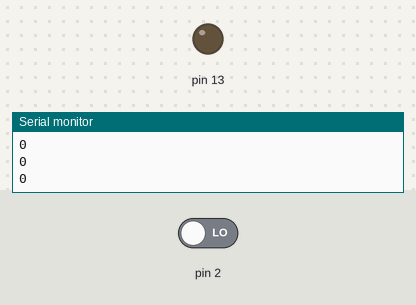
Bench run of a sketch on a simulated Arduino Uno, built with avr-gcc and run on an emulated ATmega328P. Shown: output pins drawn as LEDs (lit = HIGH), the last lines printed to the serial monitor. The inputs (shaded band) are chosen by the test bench; at power-on: pin 2 LOW.

Above: at 2.8 s.
2.9 s: pin 2 driven HIGH
At 3.6 s:
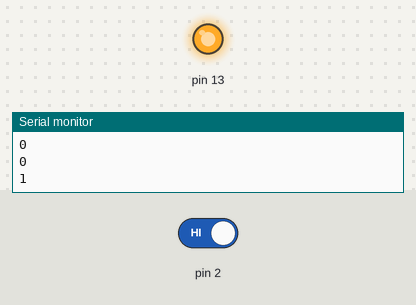
4.5 s: pin 2 driven LOW
At 6.3 s:
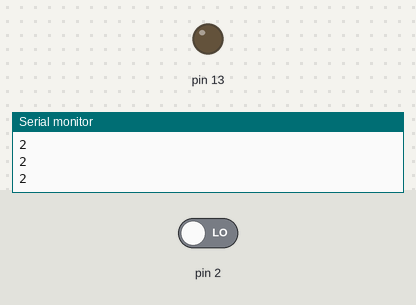
Timing chart, 0 to 7.8 s (numbered marks = the images above; inputs shaded):
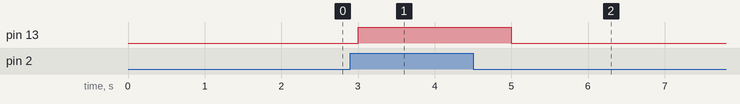

The sketch:

Counter.ino
```cpp
void setup(){
  pinMode(2,INPUT);
  pinMode(13,OUTPUT);
  Serial.begin(9600);
}

int count = 0;
int a;

void loop(){
  a = digitalRead(2);
  if(a>0){
    count++;
    digitalWrite(13,HIGH);
  }
  else{
    digitalWrite(13,LOW);
  }
  Serial.print(count);
  Serial.println("\t");
  delay(1000);
}
```

Measured:
- after the input at 2.9 s, pin 13: LOW → HIGH after 0.10 s
- after the input at 4.5 s, pin 13: HIGH → LOW after 0.50 s
